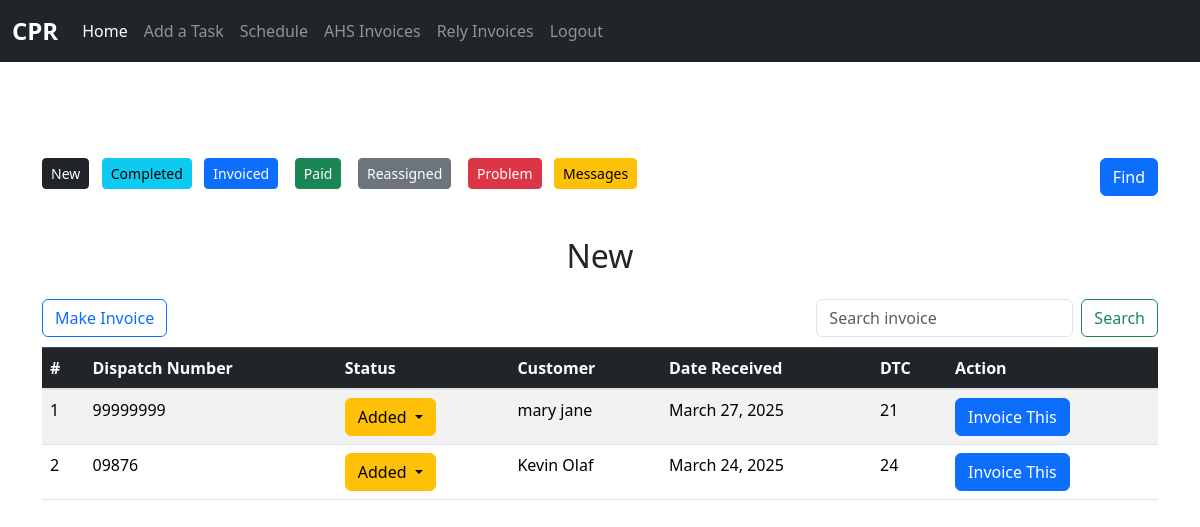
Screenshot of /rely/rely_invoice (signed in) with the database file from the repository.
### rely_invoice/models.py (models this page shows, shortened)
class RelyInvoice(models.Model):
	dispatch_number = models.CharField(max_length=50, blank=True, null=True)
	status = models.ForeignKey(Status, null=True, blank=True, on_delete=models.SET_NULL)
	customer = models.CharField(max_length=50, blank=True, null=True)
	date_received = models.DateField(default=timezone.now)  # Date the invoice was received
	date_invoiced = models.DateField(default=timezone.now)  # Date the invoice was invoiced
	note = models.TextField(blank=False, null=False)
	amount = models.DecimalField(max_digits=20, decimal_places=2, blank=True, null=True)
	date_paid = models.DateField(default=timezone.now)
	@property
	def days_difference(self):
		if self.date_received:
			current_date = timezone.now().date()
			difference = (current_date - self.date_received).days
			return 1 if difference == 0 else difference
		return None

class Status(models.Model):
	name = models.CharField(max_length=50, blank=True, null=False)

### rely_invoice/views.py (the view, shortened to what this page needs)
# urls.py: path('rely_invoice', views.rely_invoice, name="rely_invoice"),
@login_required(login_url='login')
def rely_invoice(request):
    all_invoice = RelyInvoice.objects.all().order_by('-id')
    all_statuses = Status.objects.all()
    pst_tz = pytz.timezone("America/Los_Angeles")
    now_pst = now().astimezone(pst_tz)
    print(now_pst, flush=True)
    search_results = None
    the_result = None
    context = {
        "all_invoice": all_invoice,
        "all_statuses": all_statuses,
        'search_results':search_results,
        "the_result":the_result,
    }
    return render(request, 'rely_inv.html', context)

### rely_invoice/templates/rely_inv.html (shortened to what this page needs)
{% extends 'base.html' %}
{% block content %}
    <div class="container mt-5">
        <button style="float:right" type="button" class="btn btn-primary" data-toggle="modal" data-target=".bd-example-modal-sm">Find</button>
    </div>
    <div class="container mt-5">
        {% include 'rely_nav.html' %}
    </div>
	<div class="container mt-5">
		<h2 style="text-align: center;" class="mb-4">New</h2>
	    	<div class="table-responsive">
	    		<form style="float:right;" method="POST" class="form-inline my-2 my-lg-0">
				    <input name="inv_data" class="form-control mr-sm-2" type="search" placeholder="Search invoice" aria-label="Search">
				    <button class="btn btn-outline-success my-2 my-sm-0" type="submit">Search</button>
				</form>
                <a style="float:left;" href="{% url 'make_invoice' %}" class="btn btn-outline-primary">Make Invoice</a>
				<br><br>
                <table class="table table-striped">
                    <thead class="table-dark">
                        <tr>
                            <th>#</th>
                            <th>Dispatch Number</th>
                            <th>Status</th>
                            <th>Customer</th>
                            <th>Date Received</th>
                            <th>DTC</th>
                            <th>Action</th>
                        </tr>
                    </thead>
                    <tbody>
                        {% if search_results is None %}
                            {% for invoice in all_invoice %}
                            <tr>
                                <td>{{ forloop.counter }}</td>
                                <td>{{ invoice.dispatch_number }}</td>
                                <td>
                				    <div class="dropdown">
                				        <button class="btn btn-warning dropdown-toggle" data-bs-toggle="dropdown">
                				            {{ invoice.status.name }}
                				        </button>
                				    </div>
                				</td>
                                <td>{{ invoice.customer }}</td>
                                <td>{{ invoice.date_received }}</td>
                                <td>{{ invoice.days_difference }}</td>
                                {% if invoice.dispatch_number != m_dispatch %}
                                <td><a class="btn btn-primary" href="{% url 'update_r_invoice' invoice.id %}">Invoice This</a></td>
                                {% endif %}
                            </tr>
                            {% empty %}
                            <tr>
                                <td colspan="6" class="text-center">No invoices available.</td>
                            </tr>
                            {% endfor %}
                        {% endif %}
                    </tbody>
                </table>
	    	</div>
	</div>
{% endblock %}

### rows the page displays
RelyInvoice: dispatch_number "99999999", status.name "Added", customer "mary jane", date_received "March 27, 2025", days_difference "21", shows "Invoice This"
RelyInvoice: dispatch_number "09876", status.name "Added", customer "Kevin Olaf", date_received "March 24, 2025", days_difference "24", shows "Invoice This"
